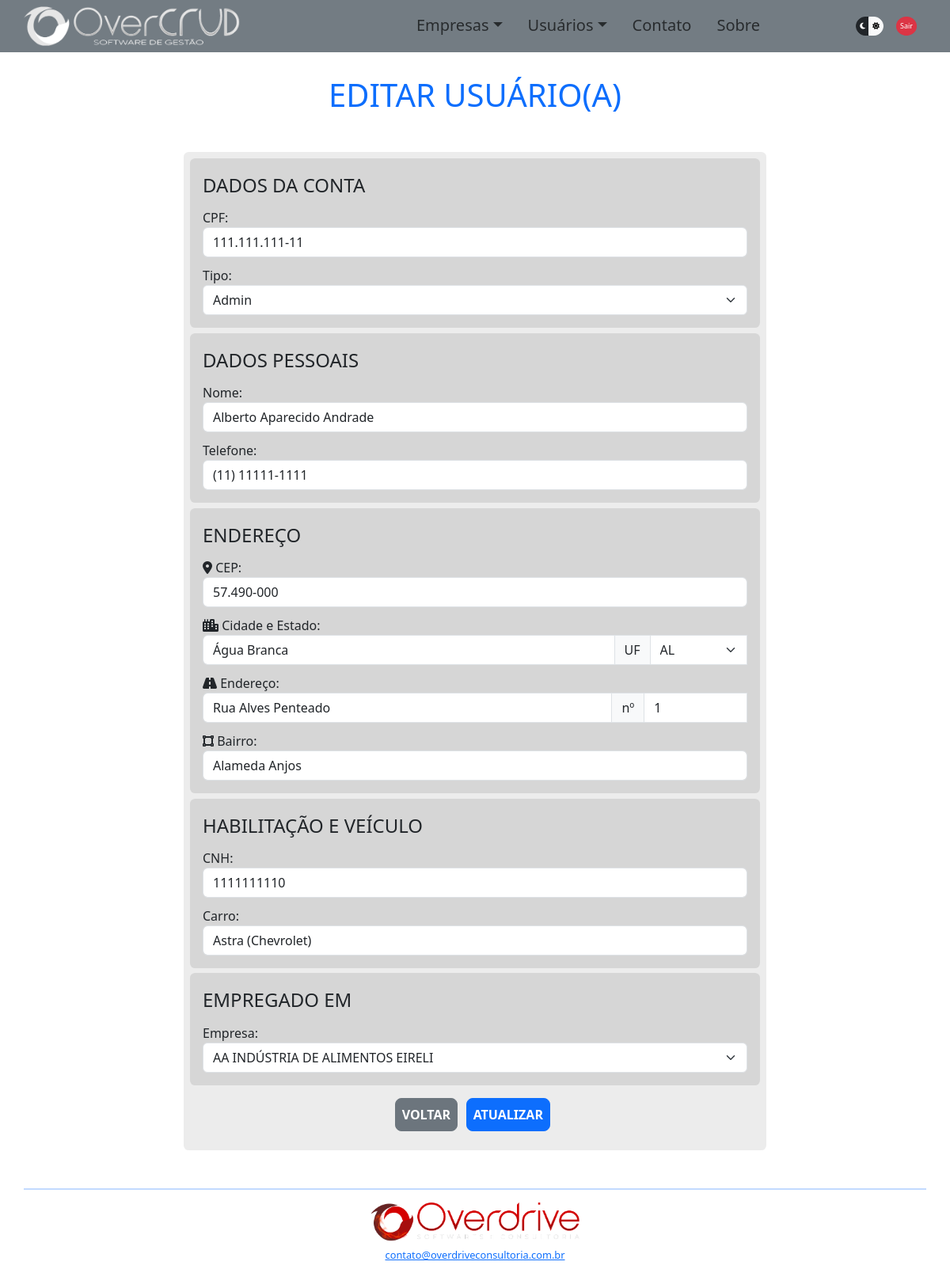
/overcrud/usueditar.php?idusuario=28 (signed in), run on the app's committed database.
### tables this page shows
CREATE TABLE `usuarios` (
  `idusuario` int(11) NOT NULL AUTO_INCREMENT,
  `nome` varchar(64) DEFAULT NULL,
  `telefone` varchar(15) DEFAULT NULL,
  `password` varchar(64) NOT NULL,
  `cpf` varchar(14) DEFAULT NULL,
  `cnh` varchar(11) DEFAULT NULL,
  `carro` varchar(32) DEFAULT NULL,
  `idempregadoem` int(11) DEFAULT NULL,
  `tipo` tinyint(1) DEFAULT 0,
  `status` tinyint(1) DEFAULT 0,
  `cidade` varchar(32) NOT NULL,
  `estado` varchar(2) DEFAULT NULL,
  `logradouro` varchar(64) DEFAULT NULL,
  `numlogradouro` varchar(6) DEFAULT NULL,
  `bairro` varchar(32) NOT NULL,
  `cep` varchar(10) DEFAULT NULL,
  PRIMARY KEY (`idusuario`),
  KEY `idempregadoem` (`idempregadoem`),
  CONSTRAINT `usuarios_ibfk_1` FOREIGN KEY (`idempregadoem`) REFERENCES `empresas` (`idempresa`)
);

CREATE TABLE `empresas` (
  `idempresa` int(11) NOT NULL AUTO_INCREMENT,
  `nome` varchar(64) DEFAULT NULL,
  `telefone` varchar(15) DEFAULT NULL,
  `fantasia` varchar(64) DEFAULT NULL,
  `cnpj` varchar(18) DEFAULT NULL,
  `responsavel` varchar(64) DEFAULT NULL,
  `cep` varchar(10) DEFAULT NULL,
  `cidade` varchar(32) NOT NULL,
  `estado` varchar(2) DEFAULT NULL,
  `logradouro` varchar(64) DEFAULT NULL,
  `numlogradouro` varchar(6) DEFAULT NULL,
  `bairro` varchar(32) NOT NULL,
  PRIMARY KEY (`idempresa`)
);

### overcrud/components/ConexaoBD.php (called while the page is built, shortened)
<?php
class ConexaoBD
{
    public static function conectarBD()
    {
        $db_name = 'phppdo';
        $db_host = 'localhost:3307';
        $db_user = 'root';
        $db_password = 'admin123';
        $pdo = new PDO("mysql:dbname=$db_name;host=$db_host", $db_user, $db_password);
        return $pdo;
}
};

### overcrud/resources/listas.php (called while the page is built, shortened)
<?php
require_once './components/Empresa.php';
$instanciaEmp = new Empresa();
$listaEmp = $instanciaEmp->listarEmpresas();

### overcrud/components/Empresa.php (called while the page is built, shortened)
<?php
class Empresa
{
    public function listarEmpresas()
    {
        $sqlConsultaEmp = ConexaoBD::conectarBD()->query("SELECT * FROM empresas");
        if ($sqlConsultaEmp->rowCount() > 0) {
            $listaEmp = $sqlConsultaEmp->fetchAll(PDO::FETCH_ASSOC);
            return $listaEmp;
        };
    }
};

### overcrud/usueditar.php (the view, shortened to what this page needs)
<?php
require_once './components/ConexaoBD.php';
require_once './resources/listas.php';
$idusuario = $_GET['idusuario'];
$usuario = [];
?>
<!DOCTYPE html>
<html lang="pt-br" data-bs-theme="dark">
<head>
    <link href="https://cdn.jsdelivr.net/npm/bootstrap@5.3.3/dist/css/bootstrap.min.css" rel="stylesheet"
>
    <link rel="stylesheet" href="./css/style.css" />
</head>
<body>
    <div class="container">
        <div class="row" id="navbartop">
            <?php require_once './partials/navbartop.php' ?>
        </div>
        <div class="row d-flex justify-content-center mt-5" id="appBody">
            <h1 class="text-center text-primary display-6 my-5">EDITAR USUÁRIO(A)</h1>
                <?php
                if ($idusuario) {
                    $sqlConsulta = ConexaoBD::conectarBD()->prepare("SELECT * FROM usuarios WHERE idusuario='$idusuario'");
                    $sqlConsulta->execute();
                    if ($sqlConsulta->rowCount() > 0) {
                        $usuario = $sqlConsulta->fetch(PDO::FETCH_ASSOC);
                    } else {
                        mensagemRetorno("Usuário(a) não existe no Banco de Dados!", "danger");
                        BotaoVoltar('usulista.php', "secondary");
                    };
                } else {
                    mensagemRetorno("Usuário(a) não encontrado(a) (atributo inexistente)!", "danger");
                    BotaoVoltar('usulista.php', "secondary");
                };
                ?>
            <div class="col-6 col-md-8 <?php if ($sqlConsulta->rowCount() == 0) echo 'd-none'; ?>">
                <form class="needs-validation" action="./src/usueditar_action.php" method="POST" novalidate>
                    <fieldset>
                        <legend>DADOS DA CONTA</legend>
                        <div class="form-group">
                            <label for="cpf" class="form-label">CPF:</label>
                            <input type="text" class="form-control" name="cpf" id="cpf" minlength="14" maxlength="14"
                                data-mask="000.000.000-00" value="<?= $usuario['cpf'] ?>" required>
                        </div>
                        <div class="form-group">
                            <label for="tipo" class="form-label">Tipo:</label>
                            <select class="form-select" name="tipo" id="tipo" ?>">
                                <option value="1" <?= $usuario['tipo'] == 1 ? 'selected' : '' ?>>Admin</option>
                            </select>
                        </div>
                    </fieldset>
                    <fieldset>
                        <legend>DADOS PESSOAIS</legend>
                        <div class="form-group">
                            <label for="nome" class="form-label">Nome:</label>
                            <input type="text" class="form-control" name="nome" id="nome" minlength="1" maxlength="64"
                                value="<?= $usuario['nome'] ?>" required>
                        </div>
                        <div class="form-group">
                            <label for="telefone" class="form-label">Telefone:</label>
                            <input type="tel" class="form-control" name="telefone" id="telefone" minlength="14"
                                maxlength="15" data-mask="(00) 00000-0000" value="<?= $usuario['telefone'] ?>">
                        </div>
                    </fieldset>
                    <fieldset>
                        <legend>ENDEREÇO</legend>
                        <div class="form-group">
                            <label for="cep" class="form-label"><i class="fa-solid fa-location-dot"></i>
                                CEP:</label>
                            <input type="text" class="form-control" name="cep" id="cep" minlength="10" maxlength="10"
                                data-mask="00.000-000" oninput="buscaCep()" value="<?= $usuario['cep'] ?>" required>
                        </div>
                        <div class="form-group">
                            <label for="cidadeestado" class="form-label"><i class="fa-solid fa-city"></i>
                                Cidade e Estado:</label>
                            <div class="input-group">
                                <input type="text" class="form-control" name="cidadeestado" id="cidadeestado"
                                    style="width: 65%;" minlength="1" maxlength="32" value="<?= $usuario['cidade'] ?>"
                                    required>
                                <span class="input-group-text">UF</span>
                                <select class="form-select" name="estadocidade" id="estadocidade"
                                    value="<?= $usuario['estado'] ?>" required>
                                    <option value="AL" <?= $usuario['estado'] == "AL" ? 'selected' : ''; ?>>AL</option>
                                </select>
                            </div>
                        </div>
                        <div class="form-group">
                            <label for="logradouro" class="form-label"><i class="fa-solid fa-road"></i>
                                Endereço:</label>
                            <div class="input-group">
                                <input type="text" class="form-control" name="logradouro" id="logradouro"
                                    style="width: 60%;" minlength="1" maxlength="64"
                                    value="<?= $usuario['logradouro'] ?>" required>
                                <span class="input-group-text">nº</span>
                                <input type="text" class="form-control" name="numlogradouro" id="numlogradouro"
                                    minlength="1" maxlength="6" value="<?= $usuario['numlogradouro'] ?>" required>
                            </div>
                        </div>
                        <div class="form-group">
                            <label for="bairro" class="form-label"><i class="fa-solid fa-vector-square"></i>
                                Bairro:</label>
                            <input type="text" class="form-control" name="bairro" id="bairro" minlength="1"
                                maxlength="32" value="<?= $usuario['bairro'] ?>" required>
                        </div>
                    </fieldset>
                    <fieldset>
                        <legend>HABILITAÇÃO E VEÍCULO</legend>
                        <div class="form-group">
                            <label for="cnh" class="form-label">CNH:</label>
                            <input type="text" class="form-control" name="cnh" id="cnh" minlength="9" maxlength="11"
                                value="<?= $usuario['cnh'] ?>">
                        </div>
                        <div class="form-group">
                            <label for="carro" class="form-label">Carro:</label>
                            <input type="text" class="form-control" name="carro" id="carro" maxlength="32"
                                value="<?= $usuario['carro'] ?>">
                        </div>
                    </fieldset>
                    <fieldset>
                        <legend>EMPREGADO EM</legend>
                        <div class="form-group">
                            <label for="empregadoem" class="form-label">Empresa:</label>
                            <select class="form-select" name="empregadoem" id="empregadoem"
                                value="<?= $usuario['idempregadoem'] ?>">
                                <?php foreach ($listaEmp as $empresa): ?>
                                <option value="<?= $empresa['idempresa'] ?>"
                                    <?= $usuario['idempregadoem'] == $empresa['idempresa'] ? 'selected' : '' ?>>
                                    <?= $empresa['nome'] ?>
                                </option>
                                <?php endforeach; ?>
                            </select>
                        </div>
                    </fieldset>
                    <div class="form-group my-3 text-center">
                        <a href="usulista.php" class="btn btn-secondary loginbtn">VOLTAR</a>
                        <input type="submit" class="btn btn-primary loginbtn" value="ATUALIZAR">
                    </div>
                </form>
            </div>
            <?php require_once './partials/footer.php' ?>
        </div>
</body>
</html>

### overcrud/css/style.css (style rules this page uses)
body { min-width: 320px; }
form { background-color: rgba(128, 128, 128, 0.152); padding: 0.5rem; border-radius: 0.4rem; }
.loginbtn { border-radius: 0.5rem; padding: 0.5rem; font-weight: bold; margin-right: 0.4rem; }
.form-label { margin-top: 0.7rem; margin-bottom: 0; }
fieldset { margin-bottom: 0.4rem; background-color: rgba(128, 128, 128, 0.205); padding: 1rem; border-radius: 0.4rem; }
legend { margin: 0; font-size: 1.5rem; font-weight: lighter; }

### data on the page
usuarios: cpf "111.111.111-11", tipo "Admin", nome "Alberto Aparecido Andrade", telefone "(11) 11111-1111", cep "57.490-000", cidadeestado "Água Branca", estadocidade "AL", logradouro "Rua Alves Penteado", numlogradouro "1", bairro "Alameda Anjos", cnh "1111111110", carro "Astra (Chevrolet)", empregadoem "AA INDÚSTRIA DE ALIMENTOS EIRELI"
